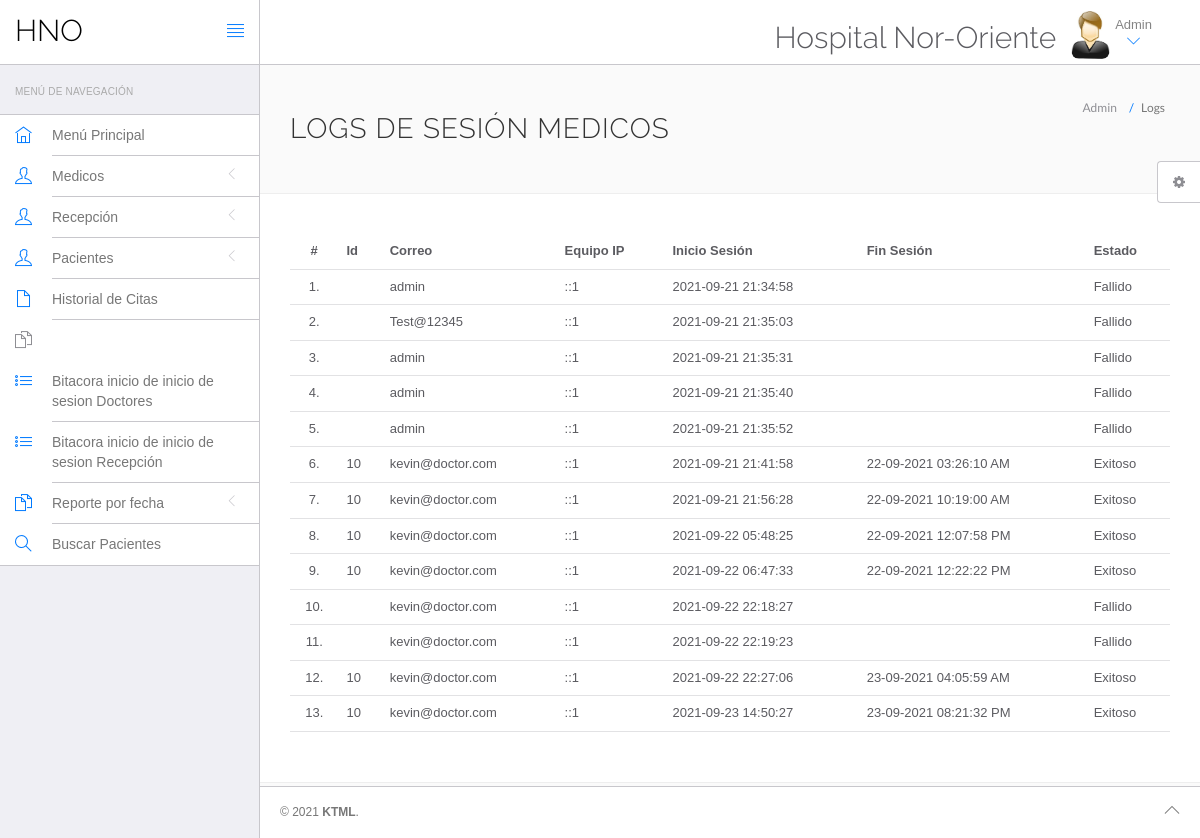
/hms/admin/doctor-logs.php (signed in), run on the app's committed database.
### tables this page shows
CREATE TABLE `doctorslog` (
  `id` int(11) NOT NULL,
  `uid` int(11) DEFAULT NULL,
  `username` varchar(255) DEFAULT NULL,
  `userip` binary(16) DEFAULT NULL,
  `loginTime` timestamp NULL DEFAULT current_timestamp(),
  `logout` varchar(255) DEFAULT NULL,
  `status` int(11) DEFAULT NULL
);

### hms/admin/doctor-logs.php (the view, shortened to what this page needs)
<?php
include('include/config.php');
?>
<!DOCTYPE html>
<html lang="en">
	<head>
		<link rel="stylesheet" href="vendor/bootstrap/css/bootstrap.min.css">
		<link rel="stylesheet" href="vendor/fontawesome/css/font-awesome.min.css">
		<link rel="stylesheet" href="vendor/themify-icons/themify-icons.min.css">
		<link href="vendor/animate.css/animate.min.css" rel="stylesheet" media="screen">
		<link href="vendor/perfect-scrollbar/perfect-scrollbar.min.css" rel="stylesheet" media="screen">
		<link href="vendor/switchery/switchery.min.css" rel="stylesheet" media="screen">
		<link href="vendor/bootstrap-touchspin/jquery.bootstrap-touchspin.min.css" rel="stylesheet" media="screen">
		<link href="vendor/select2/select2.min.css" rel="stylesheet" media="screen">
		<link href="vendor/bootstrap-datepicker/bootstrap-datepicker3.standalone.min.css" rel="stylesheet" media="screen">
		<link href="vendor/bootstrap-timepicker/bootstrap-timepicker.min.css" rel="stylesheet" media="screen">
		<link rel="stylesheet" href="assets/css/styles.css">
		<link rel="stylesheet" href="assets/css/plugins.css">
		<link rel="stylesheet" href="assets/css/themes/theme-1.css" id="skin_color" />
	</head>
	<body>
		<div id="app">
<?php include('include/sidebar.php');?>
			<div class="app-content">
					<?php include('include/header.php');?>
				<div class="main-content" >
					<div class="wrap-content container" id="container">
						<section id="page-title">
							<div class="row">
								<div class="col-sm-8">
									<h1 class="mainTitle">Logs de Sesión Medicos</h1>
																	</div>
								<ol class="breadcrumb">
									<li>
										<span>Admin </span>
									</li>
									<li class="active">
										<span>Logs</span>
									</li>
								</ol>
							</div>
						</section>
						<div class="container-fluid container-fullw bg-white">
									<div class="row">
								<div class="col-md-12">
									<table class="table table-hover" id="sample-table-1">
										<thead>
											<tr>
												<th class="center">#</th>
												<th class="hidden-xs">Id</th>
												<th>Correo</th>
												<th>Equipo IP</th>
												<th>Inicio Sesión</th>
												<th>Fin Sesión </th>
												<th> Estado </th>
											</tr>
										</thead>
										<tbody>
<?php
$sql=mysqli_query($con,"select * from doctorslog ");
$cnt=1;
while($row=mysqli_fetch_array($sql))
{
?>
											<tr>
												<td class="center"><?php echo $cnt;?>.</td>
												<td class="hidden-xs"><?php echo $row['uid'];?></td>
												<td class="hidden-xs"><?php echo $row['username'];?></td>
												<td><?php echo $row['userip'];?></td>
												<td><?php echo $row['loginTime'];?></td>
												<td><?php echo $row['logout'];?>
												</td>
												<td>
<?php if($row['status']==1)
{
	echo "Exitoso";
}
else
{
	echo "Fallido";
}?>
</td>
											</tr>
											<?php
$cnt=$cnt+1;
											 }?>
										</tbody>
									</table>
								</div>
							</div>
								</div>
					</div>
				</div>
			</div>
	<?php include('include/footer.php');?>
	<?php include('include/setting.php');?>
		</div>
	</body>
</html>

### hms/admin/include/sidebar.php (shortened to what this page needs)
<div class="sidebar app-aside" id="sidebar">
				<div class="sidebar-container perfect-scrollbar">
<nav>
						<div class="navbar-title">
							<span>Menú de Navegación</span>
						</div>
						<ul class="main-navigation-menu">
							<li>
								<a href="dashboard.php">
									<div class="item-content">
										<div class="item-media">
											<i class="ti-home"></i>
										</div>
										<div class="item-inner">
											<span class="title"> Menú Principal </span>
										</div>
									</div>
								</a>
							</li>
							<li>
								<a href="javascript:void(0)">
									<div class="item-content">
										<div class="item-media">
											<i class="ti-user"></i>
										</div>
										<div class="item-inner">
											<span class="title"> Medicos </span><i class="icon-arrow"></i>
										</div>
									</div>
								</a>
								</li>
				<li>
								<a href="javascript:void(0)">
									<div class="item-content">
										<div class="item-media">
											<i class="ti-user"></i>
										</div>
										<div class="item-inner">
											<span class="title"> Recepción </span><i class="icon-arrow"></i>
										</div>
									</div>
								</a>
								</li>
								<li>
								<a href="javascript:void(0)">
									<div class="item-content">
										<div class="item-media">
											<i class="ti-user"></i>
										</div>
										<div class="item-inner">
											<span class="title"> Pacientes </span><i class="icon-arrow"></i>
										</div>
									</div>
								</a>
								</li>
<li>
								<a href="appointment-history.php">
									<div class="item-content">
										<div class="item-media">
											<i class="ti-file"></i>
										</div>
										<div class="item-inner">
											<span class="title"> Historial de Citas </span>
										</div>
									</div>
								</a>
							</li>
				<li>
								<a href="javascript:void(0)">
									<div class="item-content">
										<div class="item-media">
											<i class="ti-files"></i>
										</div>
								</a>
	<li>
								<a href="doctor-logs.php">
									<div class="item-content">
										<div class="item-media">
											<i class="ti-list"></i>
										</div>
										<div class="item-inner">
											<span class="title"> Bitacora inicio de inicio de sesion Doctores</span>
										</div>
									</div>
								</a>
							</li>
							<li>
								<a href="user-logs.php">
									<div class="item-content">
										<div class="item-media">
											<i class="ti-list"></i>
										</div>
										<div class="item-inner">
											<span class="title"> Bitacora inicio de inicio de sesion Recepción </span>
										</div>
									</div>
								</a>
							</li>
				<li>
								<a href="javascript:void(0)">
									<div class="item-content">
										<div class="item-media">
											<i class="ti-files"></i>
										</div>
										<div class="item-inner">
											<span class="title"> Reporte por fecha </span><i class="icon-arrow"></i>
										</div>
									</div>
								</a>
								<li>
								<a href="patient-search.php">
									<div class="item-content">
										<div class="item-media">
											<i class="ti-search"></i>
										</div>
										<div class="item-inner">
											<span class="title"> Buscar Pacientes </span>
										</div>
									</div>
								</a>
							</li>
								</li>
						</ul>
					</nav>
					</div>
			</div>

### hms/admin/include/header.php (shortened to what this page needs)
<header class="navbar navbar-default navbar-static-top">
					<div class="navbar-header">
						<a class="navbar-brand" href="#">
							<h2 style="padding-top:20%; color:#000 ">HNO</h2>
						</a>
						<a href="#" class="sidebar-toggler pull-right visible-md visible-lg" data-toggle-class="app-sidebar-closed" data-toggle-target="#app">
							<i class="ti-align-justify"></i>
						</a>
					</div>
					<div class="navbar-collapse collapse">
						<ul class="nav navbar-right">
								<li  style="padding-top:5% ">
								<h2>Hospital Nor-Oriente</h2>
							</li>
							<li class="dropdown current-user">
								<a href class="dropdown-toggle" data-toggle="dropdown">
									<img src="assets/images/images.jpg" > <span class="username">
			Admin
									<i class="ti-angle-down"></i></i></span>
								</a>
							</li>
						</ul>
					</div>
				</header>

### hms/admin/include/footer.php
<footer>
				<div class="footer-inner">
					<div class="pull-left">
						&copy; <span class="current-year"></span><span class="text-bold text-uppercase"> KTML</span>.
					</div>
					<div class="pull-right">
						<span class="go-top"><i class="ti-angle-up"></i></span>
					</div>
				</div>
			</footer>

### hms/admin/include/setting.php (shortened to what this page needs)
<div class="settings panel panel-default hidden-xs hidden-sm" id="settings">
				<button ct-toggle="toggle" data-toggle-class="active" data-toggle-target="#settings" class="btn btn-default">
					<i class="fa fa-spin fa-gear"></i>
				</button>
			</div>

### hms/admin/assets/css/plugins.css (style rules this page uses)
.perfect-scrollbar { overflow-y: hidden !important; }

### hms/admin/assets/css/themes/theme-1.css (style rules this page uses)
body { background: #FAFAFA; }
header .navbar-header { background: #ffffff !important; border-right-color: #c8c7cc !important; border-bottom-color: #c8c7cc !important; }
header .navbar-header .sidebar-toggler, header .navbar-header .sidebar-mobile-toggler { color: #007aff !important; }
header .navbar-header .navbar-brand { color: #777 !important; }
header .navbar-collapse { background: #ffffff !important; border-bottom-color: #c8c7cc !important; box-shadow: none !important; }
header .navbar-collapse .navbar-right > li > a { color: #777; }
header .navbar-collapse .navbar-right > li > a i { color: #007aff !important; }
#sidebar { background: #EFEFF4 !important; }
#sidebar:before { border-right-width: "1px" !important; border-right-style: solid; border-right-color: #c8c7cc !important; }
#sidebar nav { border-right-width: "1px" !important; border-right-style: solid; border-right-color: #c8c7cc !important; }
#sidebar nav .navbar-title { color: #aaaaaa; }
#sidebar nav > ul { background: #ffffff !important; border-bottom-color: #c8c7cc !important; border-top-color: #c8c7cc !important; }
#sidebar nav > ul > li > a .item-media > i { color: #007aff !important; }
#sidebar nav > ul > li > a .item-inner { color: #777 !important; border-bottom-color: #c8c7cc; }
#app > footer { background: #ffffff !important; border-top-color: #c8c7cc !important; color: #777; }

### data on the page
doctorslog: username "admin", userip "::1", loginTime "2021-09-21 21:34:58", status "Fallido"
doctorslog: username "Test@12345", userip "::1", loginTime "2021-09-21 21:35:03", status "Fallido"
doctorslog: username "admin", userip "::1", loginTime "2021-09-21 21:35:31", status "Fallido"
doctorslog: username "admin", userip "::1", loginTime "2021-09-21 21:35:40", status "Fallido"
doctorslog: username "admin", userip "::1", loginTime "2021-09-21 21:35:52", status "Fallido"
doctorslog: uid "10", username "kevin@doctor.com", userip "::1", loginTime "2021-09-21 21:41:58", logout "22-09-2021 03:26:10 AM", status "Exitoso"
doctorslog: uid "10", username "kevin@doctor.com", userip "::1", loginTime "2021-09-21 21:56:28", logout "22-09-2021 10:19:00 AM", status "Exitoso"
doctorslog: uid "10", username "kevin@doctor.com", userip "::1", loginTime "2021-09-22 05:48:25", logout "22-09-2021 12:07:58 PM", status "Exitoso"
doctorslog: uid "10", username "kevin@doctor.com", userip "::1", loginTime "2021-09-22 06:47:33", logout "22-09-2021 12:22:22 PM", status "Exitoso"
doctorslog: username "kevin@doctor.com", userip "::1", loginTime "2021-09-22 22:18:27", status "Fallido"
doctorslog: username "kevin@doctor.com", userip "::1", loginTime "2021-09-22 22:19:23", status "Fallido"
doctorslog: uid "10", username "kevin@doctor.com", userip "::1", loginTime "2021-09-22 22:27:06", logout "23-09-2021 04:05:59 AM", status "Exitoso"
doctorslog: uid "10", username "kevin@doctor.com", userip "::1", loginTime "2021-09-23 14:50:27", logout "23-09-2021 08:21:32 PM", status "Exitoso"
